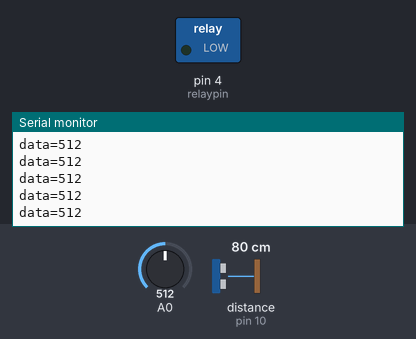
A sketch run on a simulated Arduino Uno, built with avr-gcc and run on an emulated ATmega328P. On the bench: switched loads named in the sketch (green lamp = pin HIGH), the last lines printed to the serial monitor. Inputs (shaded band) come from the test bench; at power-on: A0 = 512, distance to the obstacle (sensor on pin 10) 80 cm. The echo pulse lasts 58.3 µs per cm; pins used as bus, display or sensor lines are not drawn.

Above: at 1.2 s.
1.3 s: A0 set to 985
At 2.2 s:
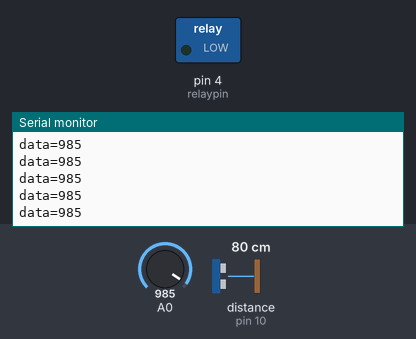
4.3 s: A0 set to 1010
At 5.2 s:
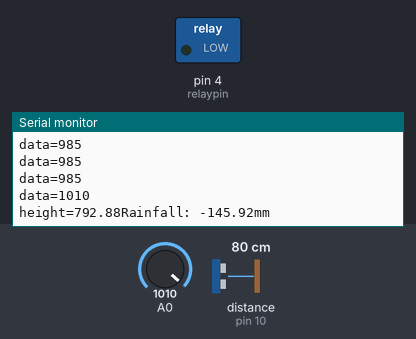
Timing chart, 0 to 7.3 s (numbered marks = the images above; inputs shaded):
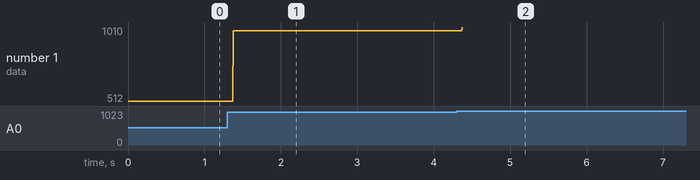

The sketch:

ultra_raindrop_pump_merged1.ino
```cpp
int rain;
int trigpin=9;
int echopin=10;
int relaypin=4;

float x;
long duration;
float height;
float realheight;
void setup() {
  pinMode(trigpin,OUTPUT);
  pinMode(echopin,INPUT);
  pinMode(relaypin, OUTPUT);
  Serial.begin(9600);

}

void loop() {
  rain=analogRead(A0);
  Serial.print("\ndata=");
  Serial.print(rain);
  if(rain>=1000){


  digitalWrite(trigpin,LOW);
  delayMicroseconds(2);

  digitalWrite(trigpin,HIGH);
  delayMicroseconds(10);
  digitalWrite(trigpin,LOW);

  duration=pulseIn(echopin,HIGH);
  height=duration*0.34/2;
  realheight=125-height;
  x=0.205*realheight;
  Serial.print("\nheight=");
  Serial.print(height);
  Serial.print("Rainfall: ");
  Serial.print(x-9);
  Serial.print("mm");
  Serial.print("\n");
  //delay(5000);

  if(x>=10)

  digitalWrite(4,HIGH);

   else

  digitalWrite(4,LOW);
  delay(5000);


  }
}
```

Measured:
- the behaviour switches between 999 and 1000 on A0 (found by bisection; images 1 and 2)
- after the input at 1.3 s, the serial monitor: prints a new line after 0.08 s (image 1)
- after the input at 4.3 s, the serial monitor: prints a new line after 0.07 s (image 2)
- plotted number 1: 512 → 985 after the input at 1.3 s, 985 → 1010 after the input at 4.3 s
